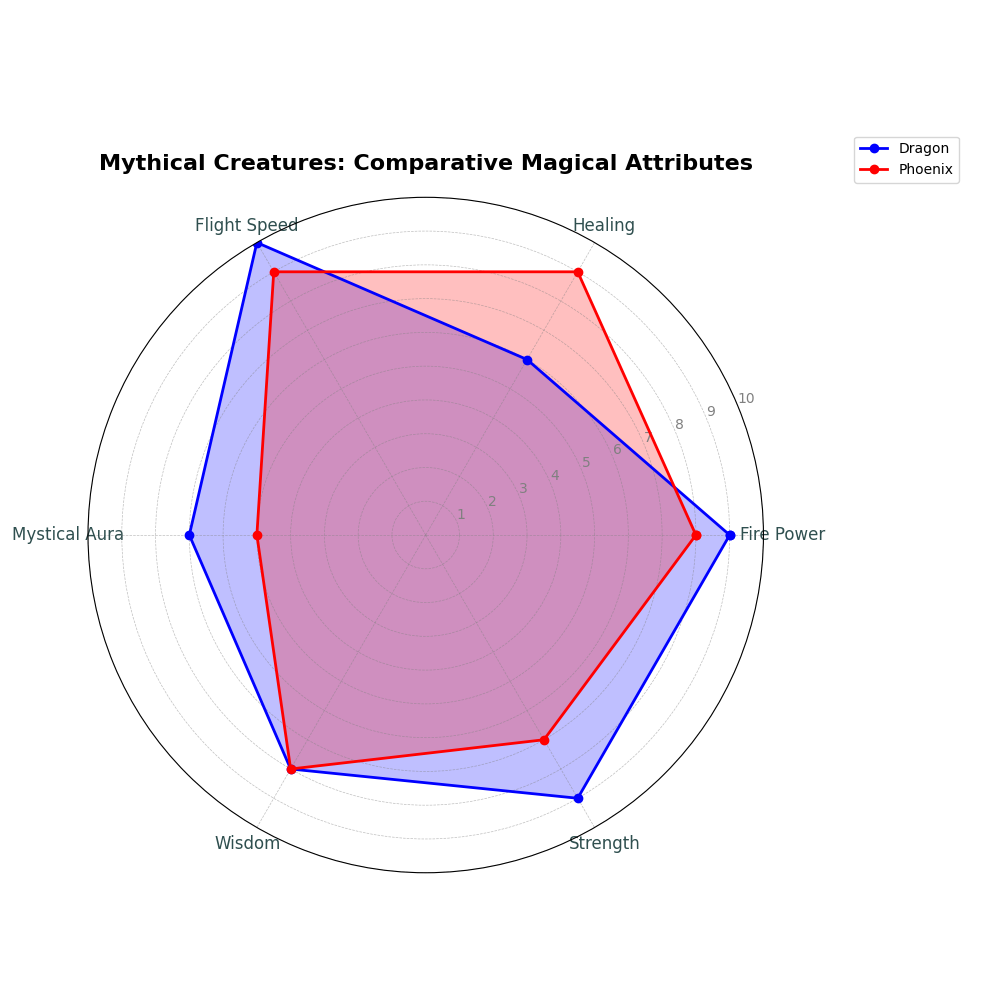

The script that drew this image:
import numpy as np
import matplotlib.pyplot as plt
from math import pi

attributes = ['Fire Power', 'Healing', 'Flight Speed', 'Mystical Aura', 'Wisdom', 'Strength']
dragonscore = [9, 6, 10, 7, 8, 9]
phoenixscore = [8, 9, 9, 5, 8, 7]

num_attributes = len(attributes)
angles = np.linspace(0, 2 * pi, num_attributes, endpoint=False).tolist()
angles += angles[:1]

dragonscore += dragonscore[:1]
phoenixscore += phoenixscore[:1]

fig, ax = plt.subplots(figsize=(10, 10), subplot_kw=dict(polar=True))

# Use different colors for Dragon and Phoenix
dragon_color = 'blue'
phoenix_color = 'red'

ax.plot(angles, dragonscore, linewidth=2, linestyle='-', marker='o', color=dragon_color, label='Dragon')
ax.fill(angles, dragonscore, dragon_color, alpha=0.25)

ax.plot(angles, phoenixscore, linewidth=2, linestyle='-', marker='o', color=phoenix_color, label='Phoenix')
ax.fill(angles, phoenixscore, phoenix_color, alpha=0.25)

plt.xticks(angles[:-1], attributes, color='darkslategray', size=12)
plt.title("Mythical Creatures: Comparative Magical Attributes", size=16, weight='bold', pad=20)
ax.yaxis.set_tick_params(labelsize=10, colors='darkslategray')
ax.grid(color='gray', linestyle='--', linewidth=0.5, alpha=0.5)
plt.yticks(range(1, 11), ['1', '2', '3', '4', '5', '6', '7', '8', '9', '10'], color='grey', size=10)
plt.ylim(0, 10)
plt.legend(loc='upper right', bbox_to_anchor=(1.3, 1.1), fontsize=10)
plt.tight_layout()
plt.show()
